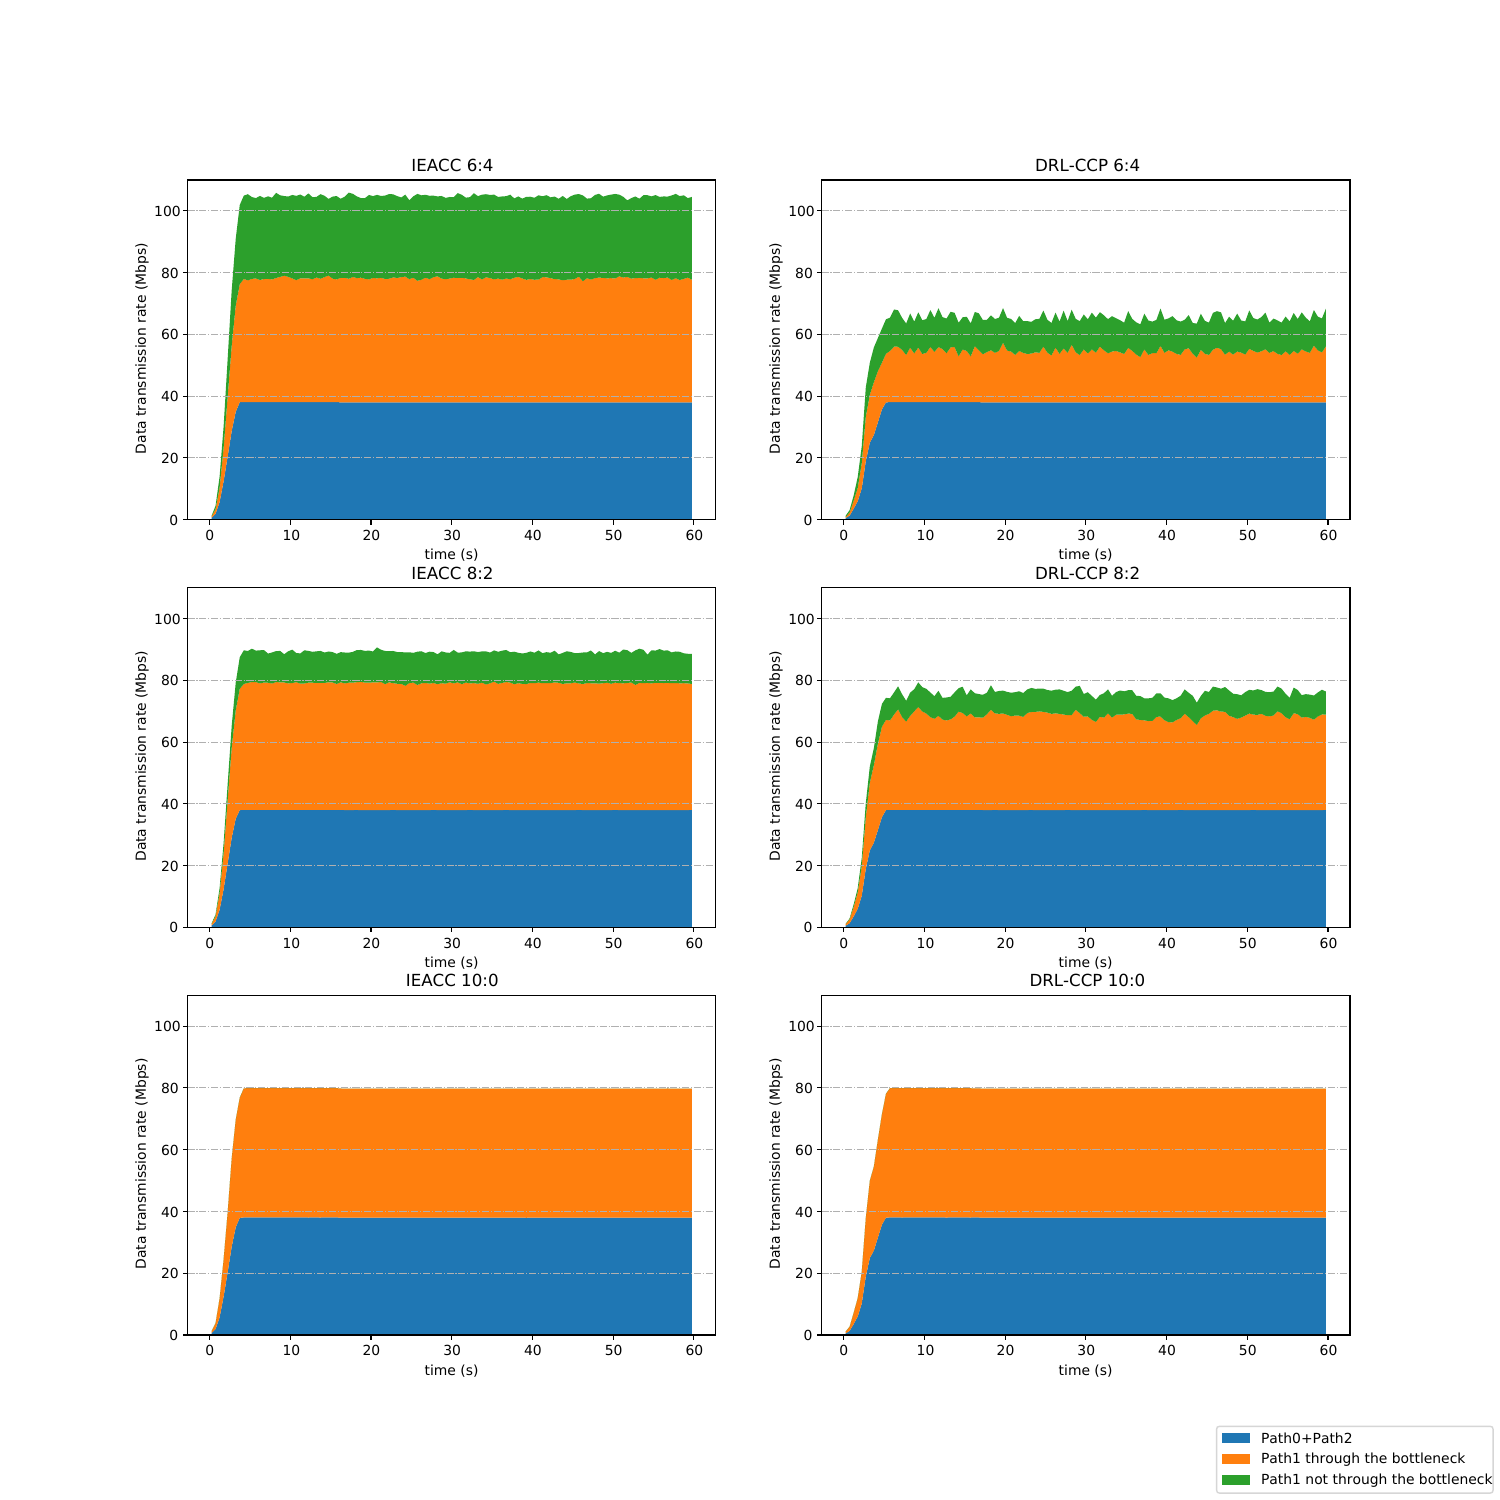

The script that saved this image:
import matplotlib
import matplotlib.pyplot as plt

matplotlib.use('cairo')
plt.figure(figsize=(15, 15))
subfig = 320

STEP = 0.5
PACKET = 1024
VINDEX = 0

nameset = [
    'IEACC 6:4', 'DRL-CCP 6:4', 'IEACC 8:2', 'DRL-CCP 8:2', 'IEACC 10:0',
    'DRL-CCP 10:0'
]

prefixset = ['ddpg', 'dqn']
suffixset = ['64', '82', '100']

figparami = 0
for suffix in suffixset:
    for prefix in prefixset:
        xc0, yc0 = [], []
        with open(
                '/root/ndn/proj-sep/log/multiport/' + prefix + '-c0-drop-' +
                suffix + '.log', 'r') as filep:
            dqns = filep.readlines()
            datanum0 = [0] * 1000
            indexmax0 = 0
            for line in dqns:
                value = line.replace(' ', '').split(',')
                if (len(value) >= 3 and value[2] == 'data'):
                    index0 = int(float(value[1]) / STEP)
                    if index0 > indexmax0: indexmax0 = index0
                    datanum0[index0] += 1
            xstep = STEP / 2
            for i in range(indexmax0 + 1):
                xc0.append(xstep)
                yc0.append(
                    float(datanum0[i] * PACKET * 8) / (STEP * 1000 * 1000))
                xstep += STEP

        file11 = '/root/ndn/proj-sep/log/multiport/' + prefix + '-c1-drop-' + suffix + '.log'
        dqns = open(file11, 'r').readlines()
        x0, y0 = [], []
        x1, y1 = [], []
        datanum0 = [0] * 1000
        indexmax0 = 0
        datanum1 = [0] * 1000
        indexmax1 = 0
        for line in dqns:
            value = line.replace(' ', '').split(',')
            if (len(value) >= 3 and value[2] == 'data'):
                if (value[5] == '/ustc/1'):
                    index0 = int(float(value[1]) / STEP)
                    if index0 > indexmax0: indexmax0 = index0
                    datanum0[index0] += 1
                elif (value[5] == '/ustc/2'):
                    index1 = int(float(value[1]) / STEP)
                    if index1 > indexmax1: indexmax1 = index1
                    datanum1[index1] += 1
        xstep = STEP / 2
        for i in range(indexmax0 + 1):
            x1.append(xstep)
            y1.append(float(datanum1[i] * PACKET * 8) / (STEP * 1000 * 1000))
            x0.append(xstep)
            y0.append(float(datanum0[i] * PACKET * 8) / (STEP * 1000 * 1000))
            xstep += STEP

        subfig += 1
        plt.subplot(subfig)
        plt.title(nameset[figparami])
        plt.stackplot(x0,
                      yc0,
                      y0,
                      y1,
                      labels=[
                          'Path0+Path2', 'Path1 through the bottleneck',
                          'Path1 not through the bottleneck'
                      ])
        figparami += 1
        plt.grid(which='both', axis="y", linestyle='-.')
        plt.ylim((0, 110))
        plt.xlabel("time (s)")
        plt.ylabel("Data transmission rate (Mbps)")

plt.figlegend(labels=[
    'Path0+Path2', 'Path1 through the bottleneck', 'Path1 not through the bottleneck'
],
              loc='lower right')
plt.savefig('./stack.pdf')
